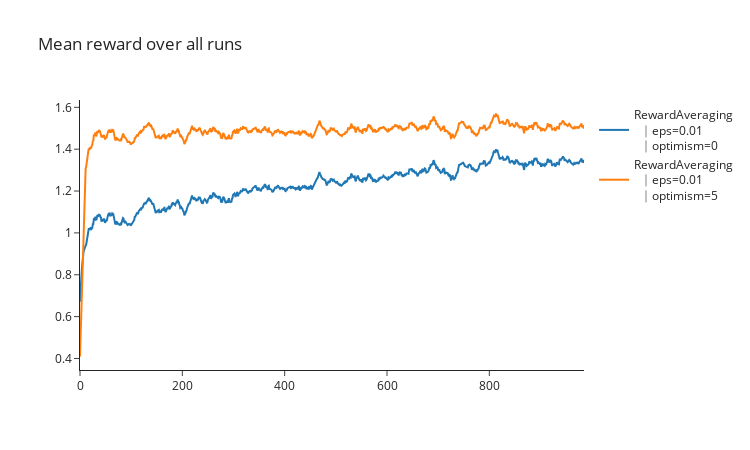

Notebook cell for this chart:
### Markdown cell above
### Exercise - Implement reward averaging
> ```yaml
> Difficulty: 🔴🔴🔴⚪⚪
> Importance: 🔵🔵⚪⚪⚪
> 
> You should spend up to 20-30 minutes on this exercise.
> ```

You should now complete the methods for the `RewardAveraging` agent, which applies the reward averaging algorithm as detailed in Sutton and Barto section 2.4, "Incremental Implementation":

* You should fill in `observe` to keep track of the number of times $n$ each arm has been pushed, as well as the value $Q_n$ for each arm.
    * Gotcha - in S & B notation, $n$ is the number of times this particular arm has been pulled, not the total number of actions taken!
    * We recommend defining arrays `N` and `Q`, each of length `num_arms`, to keep track of all these values.
* You should fill in `get_action` with an epsilon-greedy method: taking a random action with probability `epsilon`, and taking the best action based on the current value of $Q$ with probability `1-epsilon` (see Sutton & Barto).
* You should fill in `reset` to call the reset method from the parent class, *and* make sure that the tracked values of $(n, Q_n)$ are set back to appropriate values at the start of each episode.
    * Note, the `reset` method is also called before the very first run, so you don't need to define `N` and `Q` in the init method.
    * The `Q` values should be initialized according to the optimism value of this agent.
    * Ensure the `Q` values are stored as float (and not numpy's default, integer)

<details>
<summary>Hint - average reward formula</summary>

$$Q_k = Q_{k-1} + \frac{1}{k}[R_k - Q_{k-1}]$$

Where $k$ is the number of times the action has been taken, $R_k$ is the reward from the kth time the action was taken, and $Q_{k-1}$ is the average reward from the previous times this action was taken (this notation departs slightly from the S&B notation, but may be more helpful for our implementation).

**Important - $k$ is not the total number of timesteps, it's the total number of times you've taken this particular action.**
</details>

We've given you a function for plotting multiple agents' reward trajectories on the same graph, with an optional moving average parameter to make the graph smoother.

### Code cell
class RewardAveraging(Agent):
    def __init__(self, num_arms: int, seed: int, epsilon: float, optimism: float):
        self.epsilon = epsilon
        self.optimism = optimism
        super().__init__(num_arms, seed)

    def get_action(self):
        if self.rng.random() > self.epsilon:
            return np.argmax(self.Q)
        return self.rng.integers(low=0, high=self.num_arms-1, size=1).item()

    def observe(self, action, reward, info):
        self.Q[action] = (self.N[action] * self.Q[action] + reward) / (self.N[action] + 1)
        self.N[action] += 1
        

    def reset(self, seed: int):
        self.rng = np.random.default_rng(seed)
        self.N = np.zeros(self.num_arms)
        self.Q = np.full(self.num_arms, self.optimism, dtype=float)

    def __repr__(self):
        # For the legend, when plotting
        return f"RewardAveraging(eps={self.epsilon}, optimism={self.optimism})"


num_arms = 10
stationary = True
names = []
all_rewards = []
env = gym.make("ArmedBanditTestbed-v0", num_arms=num_arms, stationary=stationary)

for optimism in [0, 5]:
    agent = RewardAveraging(num_arms, 0, epsilon=0.01, optimism=optimism)
    (rewards, num_correct) = run_agent(env, agent, n_runs=N_RUNS, base_seed=1)
    all_rewards.append(rewards)
    names.append(str(agent))
    print(agent)
    print(f" -> Frequency of correct arm: {num_correct.mean():.4f}")
    print(f" -> Average reward: {rewards.mean():.4f}")

utils.plot_rewards(all_rewards, names, moving_avg_window=15)

### Figure 1 — Plotly figure (JSON) as saved in the notebook; plotly's stock layout.template omitted (floating-point values rounded to 4 significant figures; data arrays with more than 128 entries replaced by an {"elided": "..."} marker saying what was removed)
{"data": [{"mode": "lines", "name": "RewardAveraging<br>  │eps=0.01<br>  │optimism=0", "type": "scatter", "y": {"elided": "986 float values"}}, {"mode": "lines", "name": "RewardAveraging<br>  │eps=0.01<br>  │optimism=5", "type": "scatter", "y": {"elided": "986 float values"}}], "layout": {"height": 450, "title": {"text": "Mean reward over all runs"}, "width": 750}}
